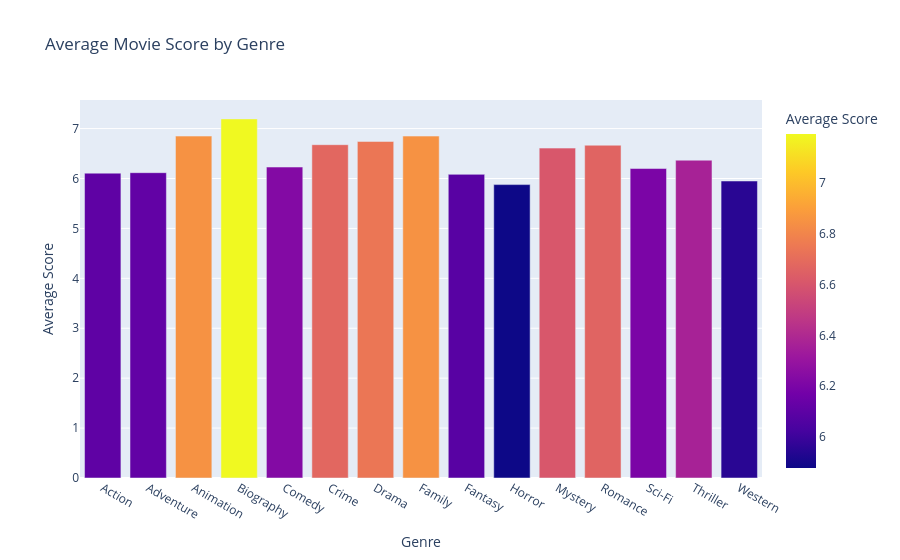

Write notebook code for a chart like this one.
### Code cell
# 2. Calculate the average movie score for each genre
genreScores = cleanedTable.groupby('genre')['score'].mean().reset_index()
genreScores.columns = ['genre', 'average_score']

# 3. Create the bar chart
fig = px.bar(
    genreScores,
    x='genre',                  
    y='average_score',
    color='average_score',      
    title='Average Movie Score by Genre',  
    labels={
        'genre': 'Genre',
        'average_score': 'Average Score'
    }
)
fig.show()

### Figure 1 — Plotly figure (JSON) as saved in the notebook; plotly's stock layout.template omitted (floating-point values rounded to 4 significant figures)
{"data": [{"hovertemplate": "Genre=%{x}<br>Average Score=%{marker.color}<extra></extra>", "legendgroup": "", "marker": {"color": [6.107, 6.117, 6.85, 7.194, 6.229, 6.677, 6.742, 6.85, 6.083, 5.878, 6.609, 6.667, 6.2, 6.367, 5.95], "coloraxis": "coloraxis", "pattern": {"shape": ""}}, "name": "", "orientation": "v", "showlegend": false, "textposition": "auto", "type": "bar", "x": ["Action", "Adventure", "Animation", "Biography", "Comedy", "Crime", "Drama", "Family", "Fantasy", "Horror", "Mystery", "Romance", "Sci-Fi", "Thriller", "Western"], "xaxis": "x", "y": [6.107, 6.117, 6.85, 7.194, 6.229, 6.677, 6.742, 6.85, 6.083, 5.878, 6.609, 6.667, 6.2, 6.367, 5.95], "yaxis": "y"}], "layout": {"barmode": "relative", "coloraxis": {"colorbar": {"title": {"text": "Average Score"}}, "colorscale": [[0, "#0d0887"], [0.1111, "#46039f"], [0.2222, "#7201a8"], [0.3333, "#9c179e"], [0.4444, "#bd3786"], [0.5556, "#d8576b"], [0.6667, "#ed7953"], [0.7778, "#fb9f3a"], [0.8889, "#fdca26"], [1, "#f0f921"]]}, "legend": {"tracegroupgap": 0}, "title": {"text": "Average Movie Score by Genre"}, "xaxis": {"anchor": "y", "domain": [0, 1], "title": {"text": "Genre"}}, "yaxis": {"anchor": "x", "domain": [0, 1], "title": {"text": "Average Score"}}}}
